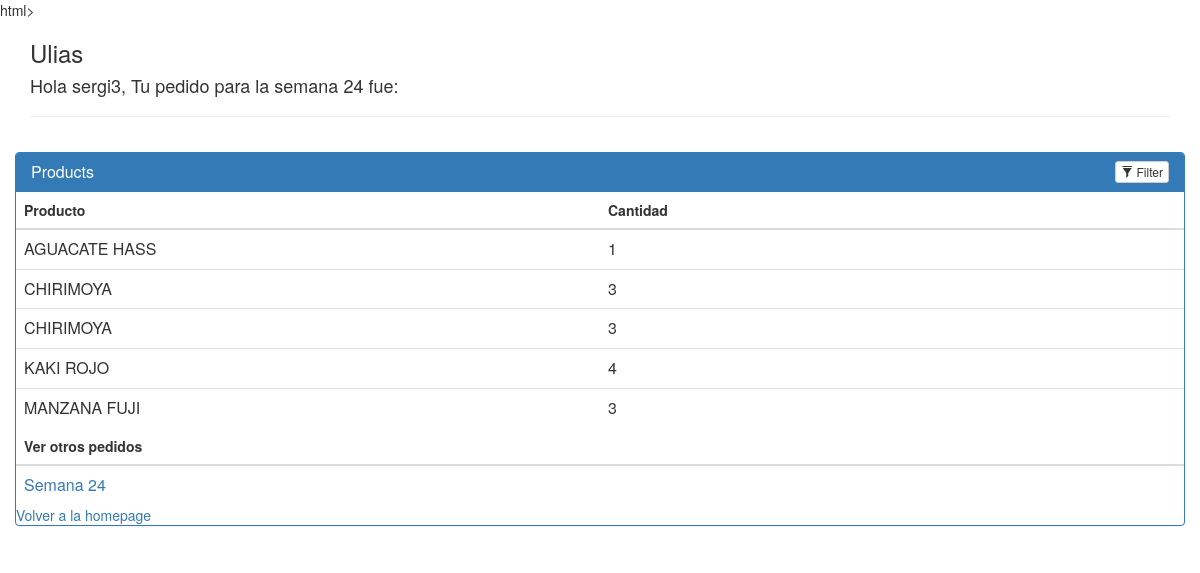
Screenshot of /agricultores/1/historicalorder/24 (signed in) with the database file from the repository.
### application/models.py (models this page shows, shortened)
class Agricultor(db.Model):
	__tablename__ = 'agricultor'
	name = db.Column(db.String(80), nullable = False)
	id = db.Column(db.Integer, primary_key = True)
	def __init__(self, name):
		self.name = name
	def __repr__(self):
		return '<Agricultor %r>' % self.name

class User(UserMixin, db.Model):
	__tablename__ = "user"
	id = db.Column(db.Integer, primary_key=True)
	username = db.Column(db.String(15), unique=True)
	email = db.Column(db.String(50), unique=True)
	password = db.Column(db.String(80))
	user_role = db.Column(db.String(80))
	is_active = db.Column(db.Boolean,default=False)
	is_admin = db.Column(db.Boolean,default=False)
	def __init__(self,username,password,email,is_active,user_role,is_admin):
		self.username = username
		self.password = password
		self.email = email
		self.user_role = user_role
		self.is_active = is_active
		self.is_admin = is_admin
	def get_id(self):
		return self.id
	def is_active(self):
		return self.is_active
	def activate_user(self):
		self.is_active = True
	def get_username(self):
		return self.username
	def get_user_role(self):
		return self.user_role
	def get_is_admin(self):
		return self.is_admin

class Pedido(db.Model):
	__tablename__= 'pedido'
	id = db.Column(db.Integer, primary_key = True)
	quantity = db.Column(db.String(30))
	week = db.Column(db.Integer)
	product_name = db.Column(db.String(80), db.ForeignKey('productos.product_title'))
	product_price = db.Column(db.Float(8), db.ForeignKey('productos.unit_price'))
	product_units = db.Column(db.String(80), db.ForeignKey('productos.units'))
	user_name = db.Column(db.String(30), db.ForeignKey('user.username'))
	email = db.Column(db.String(50), db.ForeignKey('user.email'))
	user_email = db.relationship(User, foreign_keys=[email])
	user = db.relationship(User, foreign_keys=[user_name])
	product_price_join = db.relationship(Productos, foreign_keys=[product_price])
	product_unit_join = db.relationship(Productos, foreign_keys=[product_units])
	product = db.relationship(Productos, foreign_keys=[product_name])
	year = db.Column(db.Integer, default=date.today().year)
	week = db.Column(db.Integer, default=date.today().isocalendar()[1])

### application.py (the view)
@application.route('/agricultores/<int:agricultor_id>/historicalorder/<int:week>', methods=['GET', 'POST'])
@login_required(role="CUSTOMER")
def historicalOrders(agricultor_id, week):
    db.session.commit()
    agricultor = db.session.query(Agricultor).filter_by(id=agricultor_id).one()
    weeks = db.session.query(Pedido.week).filter_by(user_name = current_user.username).distinct()
    order = db.session.query(Pedido).filter_by(user_name = current_user.username, week = week)
    return render_template('historicalOrders.html', agricultor=agricultor, order = order, weeks = weeks, user_name = current_user.username, week = week)

### application.py (called while the page is built)
def login_required(role="ANY"):
    def wrapper(fn):
        @wraps(fn)
        def decorated_view(*args, **kwargs):
            if not current_user.is_authenticated:
              return login_manager.unauthorized()
            elif (current_user.user_role == "ADMIN"):
                return fn(*args, **kwargs)
            elif ((current_user.user_role != role) and (role != "ANY")):
                return login_manager.unauthorized()
            else:
                return fn(*args, **kwargs)
        return decorated_view
    return wrapper

@login_manager.user_loader
def load_user(user_id):
    return User.query.get(int(user_id))

### application/templates/historicalOrders.html (shortened to what this page needs)
<head>
	<link rel=stylesheet type=text/css href="{{ url_for('static', filename='styles.css') }}">
	<link rel=stylesheet type=text/css href="https://netdna.bootstrapcdn.com/bootstrap/3.1.0/css/bootstrap.min.css">
</head>
<body>
	<div class="container">
	    <h3>{{agricultor.name}}</h3>
	    <h4>Hola {{current_user.username}}, Tu pedido para la semana {{week}} fue:</h4>
	    <hr>
	    <div class="row">
	        <div class="panel panel-primary filterable">
	            <div class="panel-heading">
	                <h3 class="panel-title">Products</h3>
	                <div class="pull-right">
	                    <button class="btn btn-default btn-xs btn-filter"><span class="glyphicon glyphicon-filter"></span> Filter</button>
	                </div>
	            </div>
	            <table class="table">
	                <thead>
	                    <tr class="filters">
	                        <th><input type="text" class="form-control" placeholder="Producto" disabled></th>
	                        <th><input type="text" class="form-control" placeholder="Cantidad" disabled></th>
	                    </tr>
	                </thead>
	                <tbody>
	                		<tr>
		                		{% for i in order %}
								<td>{{i.product_name}}</td>
	                        	<td>{{i.quantity}}</td>
	                    	</tr>
	                    		{% endfor %}
	                </tbody>
	            </table>
	            <table class="table">
	                <thead>
	                    <tr class="filters">
	                        <th><input type="text" class="form-control" placeholder="Ver otros pedidos" disabled></th>
	                    </tr>
	                </thead>
	                <tbody>
	                		<tr>
		                		{% for i in weeks %}
								<td><a href = "{{url_for('historicalOrders', agricultor_id = agricultor.id, week = i.week)}}">Semana {{i.week}}</a></td>
	                    	</tr>
	                    		{% endfor %}
	                </tbody>
	            </table>
	            <div>
	                <a href= "{{url_for('onepage')}}">Volver a la homepage</a>
	            </div>
	        </div>
	    </div>
	</div>
</body>
</html>

### application/static/styles.css (style rules this page uses)
.filterable { margin-top: 15px; }
.filterable .panel-heading .pull-right { margin-top: -20px; }
.filterable .filters input[disabled] { background-color: transparent; border: none; cursor: auto; box-shadow: none; padding: 0; height: auto; }

### rows the page displays
Agricultor: name "Ulias"
User: username "sergi3"
Pedido: product_name "AGUACATE HASS", quantity "1"
Pedido: product_name "CHIRIMOYA", quantity "3"
Pedido: product_name "CHIRIMOYA", quantity "3"
Pedido: product_name "KAKI ROJO", quantity "4"
Pedido: product_name "MANZANA FUJI", quantity "3"

### other values shown
{{ week }} "24"
{{ i.week }} "24"
